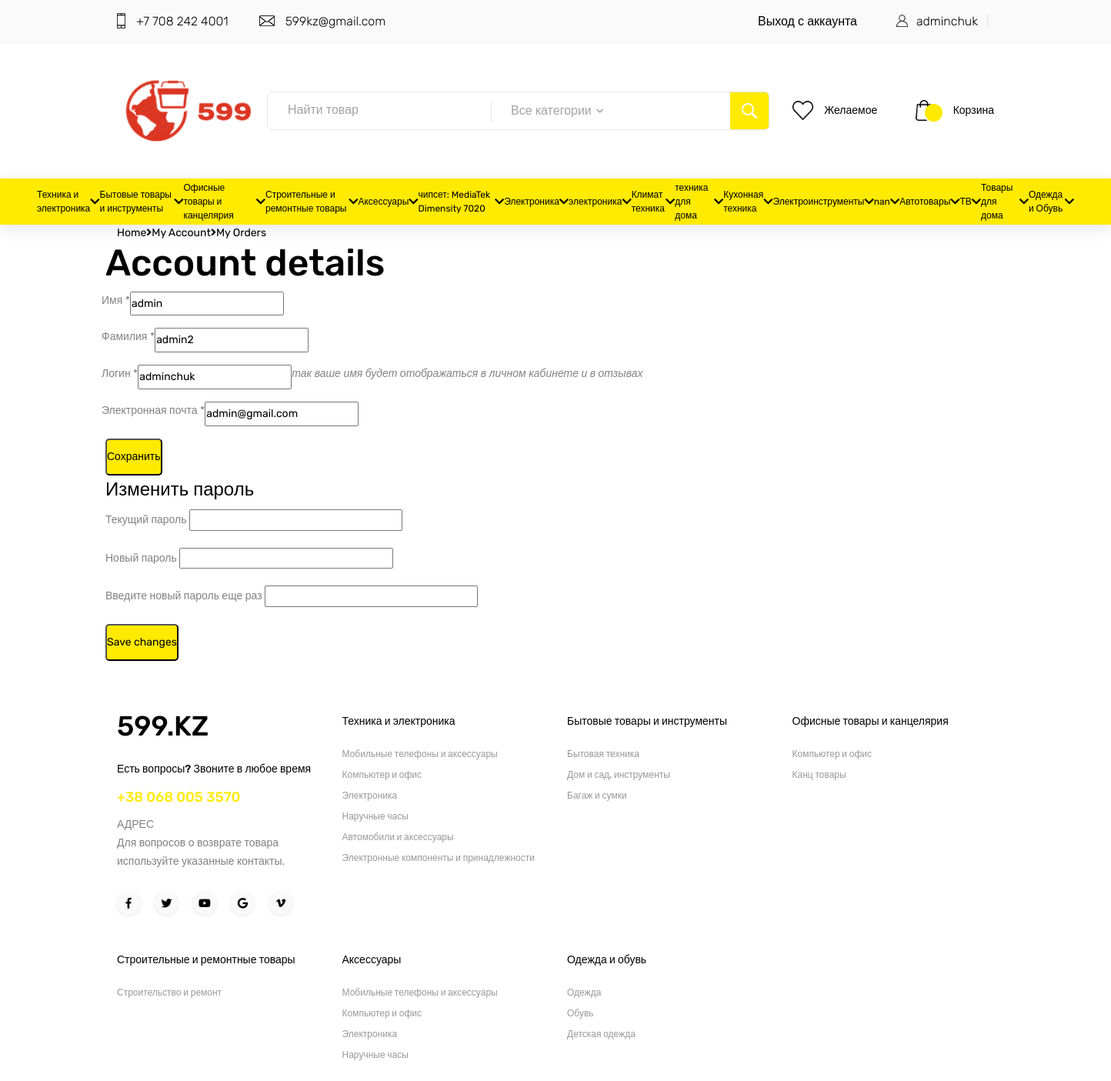
The app's page /profile (signed in) with its own data.
### core/models.py (models this page shows, shortened)
class Category(models.Model):
    title = models.CharField(max_length=225, null=True)
    subcategories = models.ManyToManyField(SubCategory, default=None)

### core/views.py (the view, shortened to what this page needs)
# urls.py: path('profile', profile, name='profile'),
@login_required
def profile(request):
    categories = Category.objects.all()
    print(request.user.username)
    return render(request, 'profile.html', {'user': request.user,'categories': categories})

### templates/profile.html (shortened to what this page needs)
<!DOCTYPE html>
<html lang="en">
{% load static %}
<head>
<link rel="stylesheet" id="electro-style-css" href="https://electro.madrasthemes.com/wp-content/themes/electro/style.min.css?ver=3.3.0" type="text/css" media="all">
</head>
{% include 'navbar.html' %}
<body>
<div id="content" class="site-content" tabindex="-1">
<div class="container">
    <nav class="woocommerce-breadcrumb"><a style="color: black" href="/">Home</a><span class="delimiter"><i class="fa fa-angle-right"></i></span><a style="color: black" href="{% url 'core:profile' %}">My Account</a><span class="delimiter"><i class="fa fa-angle-right"></i></span><a style="color: black; background: white" href="{% url 'core:orders' %}">My Orders</a></nav><div class="site-content-inner row">
<div id="primary" class="content-area">
<main id="main" class="site-main">
<article id="post-3854" class="post-3854 page type-page status-publish hentry">
<header class="entry-header">
<h1 class="entry-title">Account details</h1>
</header>
<div class="entry-content">
<div class="woocommerce">
<div class="woocommerce-MyAccount-content">
<form class="woocommerce-EditAccountForm edit-account" action="" method="post">
<p class="woocommerce-form-row woocommerce-form-row--first form-row form-row-first">
<label for="account_first_name">Имя&nbsp;<span class="required">*</span></label>
<input type="text" class="woocommerce-Input woocommerce-Input--text input-text" name="first_name" id="account_first_name" autocomplete="given-name" value="{{ user.first_name }}">
</p>
<p class="woocommerce-form-row woocommerce-form-row--last form-row form-row-last">
<label for="account_last_name">Фамилия&nbsp;<span class="required">*</span></label>
<input type="text" class="woocommerce-Input woocommerce-Input--text input-text" name="last_name" id="account_last_name" autocomplete="family-name" value="{{ user.last_name }}">
</p>
<p class="woocommerce-form-row woocommerce-form-row--wide form-row form-row-wide">
<label for="account_display_name">Логин&nbsp;<span class="required">*</span></label>
<input type="text" class="woocommerce-Input woocommerce-Input--text input-text" name="username" id="account_display_name" value="{{ user.username }}"> <span><em>так ваше имя будет отображаться в личном кабинете и в отзывах</em></span>
</p>
<p class="woocommerce-form-row woocommerce-form-row--wide form-row form-row-wide">
<label for="account_email">Электронная почта&nbsp;<span class="required">*</span></label>
<input type="email" class="woocommerce-Input woocommerce-Input--email input-text" name="email" id="account_email" autocomplete="email" value="{{ user.email }}">
</p>
    <button type="submit" class="woocommerce-Button button" name="save_account_details" value="Save changes">Сохранить</button>
<fieldset>
<legend>Изменить пароль</legend>
<p class="woocommerce-form-row woocommerce-form-row--wide form">
<label for="password_current">Текущий пароль</label>
<span class="password-input"><input required="true" type="password" class="woocommerce-Input woocommerce-Input--password input-text" name="password_current" id="password_current" autocomplete="off" style="width: 40%"></span>
</p>
<p class="woocommerce-form-row woocommerce-form">
<label for="password_1">Новый пароль</label>
<span class="password-input"><input required="true" type="password" class="woocommerce-Input woocommerce-Input--password input-text" name="password1" id="password_1" autocomplete="off" style="width: 40%"></span>
</p>
<p class="woocommerce-form-row woocommerce-form-row--wide">
<label for="password_2">Введите новый пароль еще раз</label>
<span class="password-input"><input required="true" type="password" class="woocommerce-Input woocommerce-Input--password input-text" name="password2" id="password_2" autocomplete="off" style="width: 40%"></span>
</p>
</fieldset>
<p>
 <button type="submit" class="woocommerce-Button button" name="save_account_details" value="Save changes">Save changes</button>
</p>
</form>
</div>
</div>
</div>
</article>
</main>
</div>
</div>
</div>
</div>
{% include 'footer.html' %}
</body>
</html>

### templates/navbar.html (shortened to what this page needs)
	{% load static %}
<head>
<link rel="stylesheet" type="text/css" href="{% static 'styles/bootstrap4/bootstrap.min.css' %}">
<link href="https://cdnjs.cloudflare.com/ajax/libs/font-awesome/5.10.0/css/all.min.css" rel="stylesheet">
<link href="{% static 'plugins/fontawesome-free-5.0.1/css/fontawesome-all.css' %}" rel="stylesheet" type="text/css">
<link rel="stylesheet" type="text/css" href="{% static 'plugins/OwlCarousel2-2.2.1/owl.carousel.css' %}">
<link rel="stylesheet" type="text/css" href="{% static 'plugins/OwlCarousel2-2.2.1/owl.theme.default.css' %}">
<link rel="stylesheet" type="text/css" href="{% static 'plugins/OwlCarousel2-2.2.1/animate.css' %}">
<link rel="stylesheet" type="text/css" href="{% static 'plugins/slick-1.8.0/slick.css'%}">
<link rel="stylesheet" type="text/css" href="{% static 'styles/main_styles.css' %}">
<link rel="stylesheet" type="text/css" href="{% static 'styles/responsive.css' %}">
</head>
<header class="header">
		<div class="top_bar">
			<div class="container">
				<div class="row">
					<div class="col d-flex flex-row">
						<div class="top_bar_contact_item"><div class="top_bar_icon"><img src="{% static 'img/phone.png'%}" alt=""></div>+7 708 242 4001</div>
						<div class="top_bar_contact_item"><div class="top_bar_icon"><img src="{% static 'img/mail.png' %}" alt=""></div><a href=""><span class="__cf_email__" >599kz@gmail.com</span></a></div>
						<div class="top_bar_content ml-auto">
							<div class="top_bar_menu">
								<ul class="standard_dropdown top_bar_dropdown">
									<li>
                                        <a href="{% url 'account_logout' %}">Выход с аккаунта</a>
									</li>
								</ul>
							</div>
                            {% if request.user.is_authenticated %}
                                <div class="top_bar_user">
								<div class="user_icon"><a href="{% url 'core:profile' %}"><img src="{% static 'img/user.svg' %}" alt=""></a></div>
								<div><a href="{% url 'core:profile' %}">{{ user.username }}</a></div>
							</div>
                            {% else %}
							<div class="top_bar_user">
								<div class="user_icon"><a><img src="{% static 'img/user.svg' %}" alt=""></a></div>
								<div><a href="{% url 'account_login' %}">Войти </a> <a>/</a> <a href="{% url 'account_signup' %}">Зарегистрироваться</a></div>
							</div>
                            {% endif %}
						</div>
					</div>
				</div>
			</div>
		</div>
		<div class="header_main d-none d-lg-block">
			<div class="container">
				<div class="row">
					<div class="col-lg-2 col-sm-3 col-3 order-1">
						<div class="logo_container">
							<div class="logo"><a href="{% url 'core:home' %}"><img src="{% static 'img/1.png'%}" alt="" width="130%"></a></div>
						</div>
					</div>
					<div class="col-lg-7 col-12 order-lg-2 order-3 text-lg-left text-right">
						<div class="header_search">
							<div class="header_search_content">
								<div class="header_search_form_container">
									<form method="POST" class="header_search_form clearfix">
                                        <input type="search" required="required" name="search" class="header_search_input" style="width: 290px;" placeholder="Найти товар">
                                        <div class="custom_dropdown">
                                            <div class="custom_dropdown_list" style="width: 350px">
                                                <span class="custom_dropdown_placeholder clc" name="picked" id="categoryPlaceholder">Все категории</span>
                                                <i class="fas fa-chevron-down"></i>
                                            </div>
                                        </div>
                                        <button type="submit" class="header_search_button trans_300" value="Submit">
                                            <img src="{% static 'img/search.png' %}" alt="">
                                        </button>
                                    </form>
								</div>
							</div>
						</div>
					</div>
					<div class="col-lg-3 col-9 order-lg-3 order-2 text-lg-left text-right">
						<div class="wishlist_cart d-flex flex-row align-items-center justify-content-end">
							<div class="wishlist d-flex flex-row align-items-center justify-content-end">
								<div class="wishlist_icon"><img src="{% static 'img/heart.png' %}" alt=""></div>
								<div class="wishlist_content">
									<div class="wishlist_text"><a style="font-size: 100%" href="#">Желаемое</a></div>
								</div>
							</div>
							<div class="cart">
								<div class="cart_container d-flex flex-row align-items-center justify-content-end">
									<div class="cart_icon">
										<a href="{% url 'core:order-summary' %}"><img src="{% static 'img/cart.png' %}" alt=""></a>
										<div class="cart_count"></div>
									</div>
									<div class="cart_content">
										<div class="cart_text"><a style="font-size: 100%" href="{% url 'core:order-summary' %}">Корзина</a></div>
									</div>
								</div>
							</div>
						</div>
					</div>
				</div>
			</div>
		</div>
		<nav class="main_nav px-xl-5 px-lg-3 d-none d-lg-block" style="background: #FFEA00">
			<div class=" w-100 m-0 p-0 justify-content-around">
				<div class="row w-100 m-0 p-0 justify-content-around">
					<div class="col w-100 m-0 p-0">
						<div class="main_nav_content w-100 m-0 p-0 d-flex justify-content-between" style="background: #FFEA00">
                            {% for category in categories %}
                            <div class="cat_menu_container d-none d-lg-block d-md-block d-xl-block m-0 p-0">
								<div class="cat_menu_title d-flex flex-row align-items-center justify-content-start">
									<div class="cat_menu_text">{{ category.title }}</div>
                                    <i class="fas fa-chevron-down"></i>
								</div>
							</div>
                            {% endfor %}
						</div>
					</div>
				</div>
			</div>
		</nav>
	</header>

### records on screen
Category: title "Техника и электроника"
Category: title "Бытовые товары и инструменты"
Category: title "Офисные товары и канцелярия"
Category: title "Строительные и ремонтные товары"
Category: title "Аксессуары"
Category: title "чипсет: MediaTek Dimensity 7020"
Category: title "Электроника"
Category: title "электроника"
Category: title "Климат техника"
Category: title "техника для дома"
Category: title "Кухонная техника"
Category: title "Электроинструменты"
Category: title "nan"
Category: title "Автотовары"
Category: title "ТВ"
Category: title "Товары для дома"
Category: title "Одежда и Обувь"

### other values on screen
{{ user.username }} "adminchuk"
